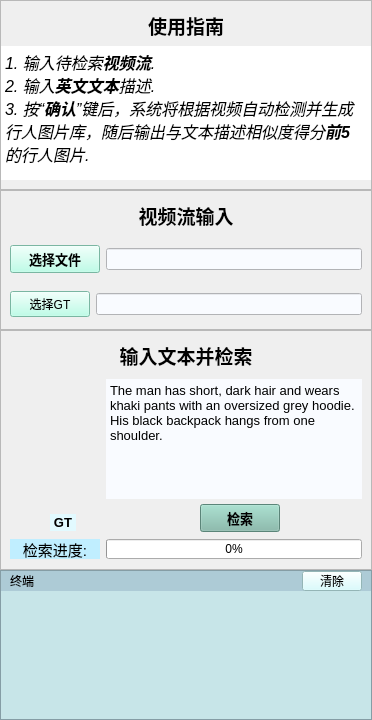
           <widget class="QFrame" name="frame_2">
            <property name="maximumSize">
             <size>
              <width>400</width>
              <height>16777215</height>
             </size>
            </property>
            <property name="frameShape">
             <enum>QFrame::NoFrame</enum>
            </property>
            <property name="frameShadow">
             <enum>QFrame::Raised</enum>
            </property>
            <layout class="QVBoxLayout" name="verticalLayout">
             <property name="spacing">
              <number>0</number>
             </property>
             <property name="leftMargin">
              <number>0</number>
             </property>
             <property name="topMargin">
              <number>0</number>
             </property>
             <property name="rightMargin">
              <number>0</number>
             </property>
             <property name="bottomMargin">
              <number>0</number>
             </property>
             <item>
              <widget class="QFrame" name="frame_4">
               <property name="maximumSize">
                <size>
                 <width>16777215</width>
                 <height>190</height>
                </size>
               </property>
               <property name="frameShape">
                <enum>QFrame::StyledPanel</enum>
               </property>
               <property name="frameShadow">
                <enum>QFrame::Raised</enum>
               </property>
               <property name="lineWidth">
                <number>0</number>
               </property>
               <layout class="QVBoxLayout" name="verticalLayout_2">
                <property name="leftMargin">
                 <number>0</number>
                </property>
                <property name="topMargin">
                 <number>9</number>
                </property>
                <property name="rightMargin">
                 <number>0</number>
                </property>
                <property name="bottomMargin">
                 <number>9</number>
                </property>
                <item>
                 <widget class="QLabel" name="label_3">
                  <property name="minimumSize">
                   <size>
                    <width>0</width>
                    <height>30</height>
                   </size>
                  </property>
                  <property name="maximumSize">
                   <size>
                    <width>16777215</width>
                    <height>40</height>
                   </size>
                  </property>
                  <property name="font">
                   <font>
                    <pointsize>14</pointsize>
                    <weight>75</weight>
                    <bold>true</bold>
                   </font>
                  </property>
                  <property name="text">
                   <string>使用指南</string>
                  </property>
                  <property name="alignment">
                   <set>Qt::AlignCenter</set>
                  </property>
                 </widget>
                </item>
                <item>
                 <widget class="QTextBrowser" name="textBrowser">
                  <property name="frameShape">
                   <enum>QFrame::NoFrame</enum>
                  </property>
                  <property name="html">
                   <string>&lt;!DOCTYPE HTML PUBLIC &quot;-//W3C//DTD HTML 4.0//EN&quot; &quot;http://www.w3.org/TR/REC-html40/strict.dtd&quot;&gt;
&lt;html&gt;&lt;head&gt;&lt;meta name=&quot;qrichtext&quot; content=&quot;1&quot; /&gt;&lt;style type=&quot;text/css&quot;&gt;
p, li { white-space: pre-wrap; }
&lt;/style&gt;&lt;/head&gt;&lt;body style=&quot; font-family:'SimSun'; font-size:9pt; font-weight:400; font-style:normal;&quot;&gt;
&lt;p style=&quot; margin-top:0px; margin-bottom:0px; margin-left:0px; margin-right:0px; -qt-block-indent:0; text-indent:0px;&quot;&gt;&lt;span style=&quot; font-family:'Sans Serif'; font-size:12pt; font-style:italic;&quot;&gt;1. 输入待检索&lt;/span&gt;&lt;span style=&quot; font-family:'Sans Serif'; font-size:12pt; font-weight:600; font-style:italic;&quot;&gt;视频流&lt;/span&gt;&lt;span style=&quot; font-family:'Sans Serif'; font-size:12pt; font-style:italic;&quot;&gt;.&lt;br /&gt;2. 输入&lt;/span&gt;&lt;span style=&quot; font-family:'Sans Serif'; font-size:12pt; font-weight:600; font-style:italic;&quot;&gt;英文文本&lt;/span&gt;&lt;span style=&quot; font-family:'Sans Serif'; font-size:12pt; font-style:italic;&quot;&gt;描述.&lt;br /&gt;3. 按“&lt;/span&gt;&lt;span style=&quot; font-family:'Sans Serif'; font-size:12pt; font-weight:600; font-style:italic;&quot;&gt;确认&lt;/span&gt;&lt;span style=&quot; font-family:'Sans Serif'; font-size:12pt; font-style:italic;&quot;&gt;”键后，系统将根据视频自动检测并生成行人图片库，随后输出与文本描述相似度得分&lt;/span&gt;&lt;span style=&quot; font-family:'Sans Serif'; font-size:12pt; font-weight:600; font-style:italic;&quot;&gt;前5&lt;/span&gt;&lt;span style=&quot; font-family:'Sans Serif'; font-size:12pt; font-style:italic;&quot;&gt;的行人图片.&lt;/span&gt;&lt;/p&gt;&lt;/body&gt;&lt;/html&gt;</string>
                  </property>
                 </widget>
                </item>
               </layout>
              </widget>
             </item>
             <item>
              <widget class="QFrame" name="frame_6">
               <property name="minimumSize">
                <size>
                 <width>0</width>
                 <height>140</height>
                </size>
               </property>
               <property name="maximumSize">
                <size>
                 <width>16777215</width>
                 <height>160</height>
                </size>
               </property>
               <property name="frameShape">
                <enum>QFrame::StyledPanel</enum>
               </property>
               <property name="frameShadow">
                <enum>QFrame::Raised</enum>
               </property>
               <property name="lineWidth">
                <number>0</number>
               </property>
               <layout class="QVBoxLayout" name="verticalLayout_3">
                <property name="spacing">
                 <number>0</number>
                </property>
                <property name="leftMargin">
                 <number>0</number>
                </property>
                <property name="topMargin">
                 <number>9</number>
                </property>
                <property name="rightMargin">
                 <number>0</number>
                </property>
                <property name="bottomMargin">
                 <number>0</number>
                </property>
                <item>
                 <widget class="QLabel" name="label_2">
                  <property name="minimumSize">
                   <size>
                    <width>0</width>
                    <height>30</height>
                   </size>
                  </property>
                  <property name="maximumSize">
                   <size>
                    <width>16777215</width>
                    <height>30</height>
                   </size>
                  </property>
                  <property name="font">
                   <font>
                    <pointsize>14</pointsize>
                    <weight>75</weight>
                    <bold>true</bold>
                   </font>
                  </property>
                  <property name="text">
                   <string>视频流输入</string>
                  </property>
                  <property name="alignment">
                   <set>Qt::AlignCenter</set>
                  </property>
                 </widget>
                </item>
                <item>
                 <widget class="QFrame" name="frame_9">
                  <property name="frameShape">
                   <enum>QFrame::NoFrame</enum>
                  </property>
                  <property name="frameShadow">
                   <enum>QFrame::Raised</enum>
                  </property>
                  <layout class="QHBoxLayout" name="horizontalLayout_4">
                   <property name="spacing">
                    <number>6</number>
                   </property>
                   <property name="leftMargin">
                    <number>9</number>
                   </property>
                   <property name="topMargin">
                    <number>9</number>
                   </property>
                   <property name="rightMargin">
                    <number>9</number>
                   </property>
                   <property name="bottomMargin">
                    <number>0</number>
                   </property>
                   <item>
                    <widget class="QPushButton" name="pushButton">
                     <property name="minimumSize">
                      <size>
                       <width>90</width>
                       <height>0</height>
                      </size>
                     </property>
                     <property name="maximumSize">
                      <size>
                       <width>90</width>
                       <height>16777215</height>
                      </size>
                     </property>
                     <property name="font">
                      <font>
                       <pointsize>10</pointsize>
                       <weight>75</weight>
                       <bold>true</bold>
                      </font>
                     </property>
                     <property name="styleSheet">
                      <string notr="true">background-color: rgb(171, 255, 227);</string>
                     </property>
                     <property name="text">
                      <string>选择文件</string>
                     </property>
                    </widget>
                   </item>
                   <item>
                    <widget class="QLineEdit" name="lineEdit_select_dataset">
                     <property name="styleSheet">
                      <string notr="true">background-color: rgb(249, 251, 255);</string>
                     </property>
                    </widget>
                   </item>
                  </layout>
                 </widget>
                </item>
                <item>
                 <widget class="QFrame" name="frame_31">
                  <property name="frameShape">
                   <enum>QFrame::NoFrame</enum>
                  </property>
                  <property name="frameShadow">
                   <enum>QFrame::Raised</enum>
                  </property>
                  <layout class="QHBoxLayout" name="horizontalLayout_10">
                   <property name="topMargin">
                    <number>0</number>
                   </property>
                   <property name="bottomMargin">
                    <number>0</number>
                   </property>
                   <item>
                    <widget class="QPushButton" name="pushButton_2">
                     <property name="maximumSize">
                      <size>
                       <width>90</width>
                       <height>16777215</height>
                      </size>
                     </property>
                     <property name="styleSheet">
                      <string notr="true">background-color: rgb(171, 255, 227);</string>
                     </property>
                     <property name="text">
                      <string>选择GT</string>
                     </property>
                    </widget>
                   </item>
                   <item>
                    <widget class="QLineEdit" name="lineEdit">
                     <property name="maximumSize">
                      <size>
                       <width>16777215</width>
                       <height>16777215</height>
                      </size>
                     </property>
                     <property name="layoutDirection">
                      <enum>Qt::LeftToRight</enum>
                     </property>
                     <property name="styleSheet">
                      <string notr="true">background-color: rgb(249, 251, 255);</string>
                     </property>
                    </widget>
                   </item>
                  </layout>
                 </widget>
                </item>
               </layout>
              </widget>
             </item>
             <item>
              <widget class="QFrame" name="frame_8">
               <property name="minimumSize">
                <size>
                 <width>0</width>
                 <height>200</height>
                </size>
               </property>
               <property name="maximumSize">
                <size>
                 <width>16777215</width>
                 <height>320</height>
                </size>
               </property>
               <property name="frameShape">
                <enum>QFrame::StyledPanel</enum>
               </property>
               <property name="frameShadow">
                <enum>QFrame::Raised</enum>
               </property>
               <property name="lineWidth">
                <number>0</number>
               </property>
               <layout class="QVBoxLayout" name="verticalLayout_5">
                <property name="spacing">
                 <number>0</number>
                </property>
                <property name="leftMargin">
                 <number>0</number>
                </property>
                <property name="topMargin">
                 <number>9</number>
                </property>
                <property name="rightMargin">
                 <number>0</number>
                </property>
                <property name="bottomMargin">
                 <number>5</number>
                </property>
                <item>
                 <widget class="QLabel" name="label_5">
                  <property name="minimumSize">
                   <size>
                    <width>0</width>
                    <height>30</height>
                   </size>
                  </property>
                  <property name="maximumSize">
                   <size>
                    <width>16777215</width>
                    <height>30</height>
                   </size>
                  </property>
                  <property name="font">
                   <font>
                    <pointsize>14</pointsize>
                    <weight>75</weight>
                    <bold>true</bold>
                   </font>
                  </property>
                  <property name="text">
                   <string>输入文本并检索</string>
                  </property>
                  <property name="alignment">
                   <set>Qt::AlignCenter</set>
                  </property>
                 </widget>
                </item>
                <item>
                 <widget class="QFrame" name="frame_11">
                  <property name="frameShape">
                   <enum>QFrame::NoFrame</enum>
                  </property>
                  <property name="frameShadow">
                   <enum>QFrame::Raised</enum>
                  </property>
                  <layout class="QVBoxLayout" name="verticalLayout_8">
                   <property name="spacing">
                    <number>5</number>
                   </property>
                   <property name="bottomMargin">
                    <number>0</number>
                   </property>
                   <item>
                    <widget class="QFrame" name="frame_30">
                     <property name="maximumSize">
                      <size>
                       <width>16777215</width>
                       <height>120</height>
                      </size>
                     </property>
                     <property name="frameShape">
                      <enum>QFrame::NoFrame</enum>
                     </property>
                     <property name="frameShadow">
                      <enum>QFrame::Raised</enum>
                     </property>
                     <layout class="QHBoxLayout" name="horizontalLayout_9">
                      <property name="spacing">
                       <number>6</number>
                      </property>
                      <property name="leftMargin">
                       <number>0</number>
                      </property>
                      <property name="topMargin">
                       <number>0</number>
                      </property>
                      <property name="rightMargin">
                       <number>0</number>
                      </property>
                      <property name="bottomMargin">
                       <number>0</number>
                      </property>
                      <item>
                       <widget class="QLabel" name="label_show_gt">
                        <property name="minimumSize">
                         <size>
                          <width>90</width>
                          <height>0</height>
                         </size>
                        </property>
                        <property name="maximumSize">
                         <size>
                          <width>90</width>
                          <height>120</height>
                         </size>
                        </property>
                        <property name="text">
                         <string/>
                        </property>
                        <property name="alignment">
                         <set>Qt::AlignCenter</set>
                        </property>
                       </widget>
                      </item>
                      <item>
                       <widget class="QTextEdit" name="textEdit_enter_text_description">
                        <property name="maximumSize">
                         <size>
                          <width>300</width>
                          <height>120</height>
                         </size>
                        </property>
                        <property name="styleSheet">
                         <string notr="true">background-color: rgb(249, 251, 255);</string>
                        </property>
                        <property name="frameShape">
                         <enum>QFrame::NoFrame</enum>
                        </property>
                        <property name="html">
                         <string>&lt;!DOCTYPE HTML PUBLIC &quot;-//W3C//DTD HTML 4.0//EN&quot; &quot;http://www.w3.org/TR/REC-html40/strict.dtd&quot;&gt;
&lt;html&gt;&lt;head&gt;&lt;meta name=&quot;qrichtext&quot; content=&quot;1&quot; /&gt;&lt;style type=&quot;text/css&quot;&gt;
p, li { white-space: pre-wrap; }
&lt;/style&gt;&lt;/head&gt;&lt;body style=&quot; font-family:'SimSun'; font-size:9pt; font-weight:400; font-style:normal;&quot;&gt;
&lt;p style=&quot; margin-top:0px; margin-bottom:0px; margin-left:0px; margin-right:0px; -qt-block-indent:0; text-indent:0px;&quot;&gt;&lt;span style=&quot; font-family:'Sans Serif'; font-size:10pt;&quot;&gt;The man has short, dark hair and wears khaki pants with an oversized grey hoodie. His black backpack hangs from one shoulder.&lt;/span&gt;&lt;/p&gt;&lt;/body&gt;&lt;/html&gt;</string>
                        </property>
                       </widget>
                      </item>
                     </layout>
                    </widget>
                   </item>
                   <item>
                    <widget class="QFrame" name="frame_18">
                     <property name="minimumSize">
                      <size>
                       <width>0</width>
                       <height>30</height>
                      </size>
                     </property>
                     <property name="maximumSize">
                      <size>
                       <width>16777215</width>
                       <height>30</height>
                      </size>
                     </property>
                     <property name="frameShape">
                      <enum>QFrame::NoFrame</enum>
                     </property>
                     <property name="frameShadow">
                      <enum>QFrame::Raised</enum>
                     </property>
                     <widget class="QLabel" name="label_10">
                      <property name="geometry">
                       <rect>
                        <x>58</x>
                        <y>0</y>
                        <width>25</width>
                        <height>17</height>
                       </rect>
                      </property>
                      <property name="minimumSize">
                       <size>
                        <width>25</width>
                        <height>0</height>
                       </size>
                      </property>
                      <property name="maximumSize">
                       <size>
                        <width>24</width>
                        <height>16777215</height>
                       </size>
                      </property>
                      <property name="text">
                       <string/>
                      </property>
                     </widget>
                     <widget class="QLabel" name="label_11">
                      <property name="geometry">
                       <rect>
                        <x>40</x>
                        <y>10</y>
                        <width>26</width>
                        <height>17</height>
                       </rect>
                      </property>
                      <property name="minimumSize">
                       <size>
                        <width>26</width>
                        <height>0</height>
                       </size>
                      </property>
                      <property name="maximumSize">
                       <size>
                        <width>26</width>
                        <height>24</height>
                       </size>
                      </property>
                      <property name="font">
                       <font>
                        <pointsize>10</pointsize>
                        <weight>75</weight>
                        <bold>true</bold>
                       </font>
                      </property>
                      <property name="styleSheet">
                       <string notr="true">background-color: rgb(226, 250, 255);</string>
                      </property>
                      <property name="text">
                       <string>GT</string>
                      </property>
                      <property name="alignment">
                       <set>Qt::AlignCenter</set>
                      </property>
                     </widget>
                     <widget class="QPushButton" name="pushButton_4">
                      <property name="geometry">
                       <rect>
                        <x>190</x>
                        <y>0</y>
                        <width>80</width>
                        <height>28</height>
                       </rect>
                      </property>
                      <property name="sizePolicy">
                       <sizepolicy hsizetype="Preferred" vsizetype="Fixed">
                        <horstretch>0</horstretch>
                        <verstretch>0</verstretch>
                       </sizepolicy>
                      </property>
                      <property name="minimumSize">
                       <size>
                        <width>80</width>
                        <height>0</height>
                       </size>
                      </property>
                      <property name="maximumSize">
                       <size>
                        <width>80</width>
                        <height>16777215</height>
                       </size>
                      </property>
                      <property name="font">
                       <font>
                        <pointsize>10</pointsize>
                        <weight>75</weight>
                        <bold>true</bold>
                       </font>
                      </property>
                      <property name="layoutDirection">
                       <enum>Qt::RightToLeft</enum>
                      </property>
                      <property name="styleSheet">
                       <string notr="true">background-color: rgb(128, 186, 169);</string>
                      </property>
                      <property name="text">
                       <string>检索</string>
                      </property>
                     </widget>
                    </widget>
                   </item>
                  </layout>
                 </widget>
                </item>
                <item>
                 <widget class="QFrame" name="frame_29">
                  <property name="minimumSize">
                   <size>
                    <width>0</width>
                    <height>30</height>
                   </size>
                  </property>
                  <property name="maximumSize">
                   <size>
                    <width>16777215</width>
                    <height>30</height>
                   </size>
                  </property>
                  <property name="frameShape">
                   <enum>QFrame::NoFrame</enum>
                  </property>
                  <property name="frameShadow">
                   <enum>QFrame::Raised</enum>
                  </property>
                  <layout class="QHBoxLayout" name="horizontalLayout_8">
                   <property name="spacing">
                    <number>6</number>
                   </property>
                   <property name="leftMargin">
                    <number>9</number>
                   </property>
                   <property name="topMargin">
                    <number>5</number>
                   </property>
                   <property name="bottomMargin">
                    <number>5</number>
                   </property>
                   <item>
                    <widget class="QLabel" name="label_9">
                     <property name="minimumSize">
                      <size>
                       <width>90</width>
                       <height>0</height>
                      </size>
                     </property>
                     <property name="maximumSize">
                      <size>
                       <width>90</width>
                       <height>24</height>
                      </size>
                     </property>
                     <property name="font">
                      <font>
                       <pointsize>11</pointsize>
                       <weight>50</weight>
                       <bold>false</bold>
                      </font>
                     </property>
                     <property name="styleSheet">
                      <string notr="true">background-color: rgb(192, 238, 255);</string>
                     </property>
                     <property name="text">
                      <string>检索进度:</string>
                     </property>
                     <property name="alignment">
                      <set>Qt::AlignCenter</set>
                     </property>
                    </widget>
                   </item>
                   <item>
                    <widget class="QProgressBar" name="progressBar">
                     <property name="value">
                      <number>0</number>
                     </property>
                    </widget>
                   </item>
                  </layout>
                 </widget>
                </item>
               </layout>
              </widget>
             </item>
             <item>
              <widget class="QFrame" name="frame_12">
               <property name="minimumSize">
                <size>
                 <width>0</width>
                 <height>150</height>
                </size>
               </property>
               <property name="maximumSize">
                <size>
                 <width>16777215</width>
                 <height>150</height>
                </size>
               </property>
               <property name="styleSheet">
                <string notr="true">background-color: rgb(173, 203, 214);</string>
               </property>
               <property name="frameShape">
                <enum>QFrame::StyledPanel</enum>
               </property>
               <property name="frameShadow">
                <enum>QFrame::Raised</enum>
               </property>
               <property name="lineWidth">
                <number>0</number>
               </property>
               <layout class="QVBoxLayout" name="verticalLayout_6">
                <property name="spacing">
                 <number>0</number>
                </property>
                <property name="leftMargin">
                 <number>0</number>
                </property>
                <property name="topMargin">
                 <number>0</number>
                </property>
                <property name="rightMargin">
                 <number>0</number>
                </property>
                <property name="bottomMargin">
                 <number>0</number>
                </property>
                <item>
                 <widget class="QFrame" name="frame_13">
                  <property name="minimumSize">
                   <size>
                    <width>0</width>
                    <height>20</height>
                   </size>
                  </property>
                  <property name="maximumSize">
                   <size>
                    <width>16777215</width>
                    <height>20</height>
                   </size>
                  </property>
                  <property name="frameShape">
                   <enum>QFrame::NoFrame</enum>
                  </property>
                  <property name="frameShadow">
                   <enum>QFrame::Raised</enum>
                  </property>
                  <layout class="QHBoxLayout" name="horizontalLayout_3">
                   <property name="spacing">
                    <number>0</number>
                   </property>
                   <property name="leftMargin">
                    <number>9</number>
                   </property>
                   <property name="topMargin">
                    <number>0</number>
                   </property>
                   <property name="rightMargin">
                    <number>9</number>
                   </property>
                   <property name="bottomMargin">
                    <number>0</number>
                   </property>
                   <item>
                    <widget class="QLabel" name="label_6">
                     <property name="maximumSize">
                      <size>
                       <width>80</width>
                       <height>16777215</height>
                      </size>
                     </property>
                     <property name="text">
                      <string>终端</string>
                     </property>
                    </widget>
                   </item>
                   <item>
                    <widget class="QFrame" name="frame_14">
                     <property name="maximumSize">
                      <size>
                       <width>16777215</width>
                       <height>10</height>
                      </size>
                     </property>
                     <property name="frameShape">
                      <enum>QFrame::NoFrame</enum>
                     </property>
                     <property name="frameShadow">
                      <enum>QFrame::Raised</enum>
                     </property>
                    </widget>
                   </item>
                   <item>
                    <widget class="QPushButton" name="pushButton_6">
                     <property name="minimumSize">
                      <size>
                       <width>0</width>
                       <height>20</height>
                      </size>
                     </property>
                     <property name="maximumSize">
                      <size>
                       <width>60</width>
                       <height>16777215</height>
                      </size>
                     </property>
                     <property name="styleSheet">
                      <string notr="true">background-color: rgb(207, 253, 255);</string>
                     </property>
                     <property name="text">
                      <string>清除</string>
                     </property>
                    </widget>
                   </item>
                  </layout>
                 </widget>
                </item>
                <item>
                 <widget class="QTextBrowser" name="textBrowser_terminal_output">
                  <property name="styleSheet">
                   <string notr="true">background-color: rgb(199, 229, 232);</string>
                  </property>
                  <property name="frameShape">
                   <enum>QFrame::NoFrame</enum>
                  </property>
                 </widget>
                </item>
               </layout>
              </widget>
             </item>
            </layout>
           </widget>
